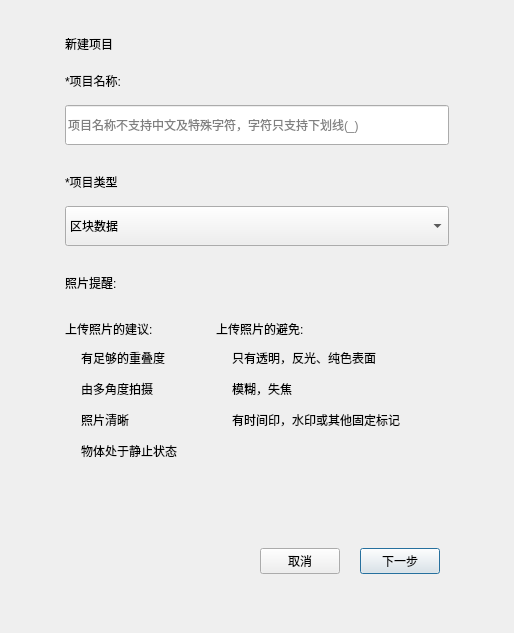
           <widget class="QWidget" name="page_new_project">
            <layout class="QVBoxLayout" name="verticalLayout_4">
             <property name="spacing">
              <number>10</number>
             </property>
             <property name="leftMargin">
              <number>65</number>
             </property>
             <property name="topMargin">
              <number>35</number>
             </property>
             <property name="rightMargin">
              <number>65</number>
             </property>
             <property name="bottomMargin">
              <number>10</number>
             </property>
             <item>
              <widget class="StyleLabel16" name="label_new_project">
               <property name="text">
                <string>新建项目</string>
               </property>
              </widget>
             </item>
             <item>
              <layout class="QVBoxLayout" name="verticalLayout_3">
               <property name="spacing">
                <number>15</number>
               </property>
               <property name="topMargin">
                <number>9</number>
               </property>
               <property name="bottomMargin">
                <number>9</number>
               </property>
               <item>
                <widget class="StyleLabel14" name="label_proj">
                 <property name="text">
                  <string>*项目名称:</string>
                 </property>
                </widget>
               </item>
               <item>
                <widget class="QLineEdit" name="lineEditProject">
                 <property name="sizePolicy">
                  <sizepolicy hsizetype="Preferred" vsizetype="Fixed">
                   <horstretch>0</horstretch>
                   <verstretch>0</verstretch>
                  </sizepolicy>
                 </property>
                 <property name="minimumSize">
                  <size>
                   <width>150</width>
                   <height>40</height>
                  </size>
                 </property>
                 <property name="maximumSize">
                  <size>
                   <width>16777215</width>
                   <height>40</height>
                  </size>
                 </property>
                 <property name="maxLength">
                  <number>80</number>
                 </property>
                 <property name="placeholderText">
                  <string>项目名称不支持中文及特殊字符，字符只支持下划线(_)</string>
                 </property>
                </widget>
               </item>
              </layout>
             </item>
             <item>
              <layout class="QVBoxLayout" name="verticalLayout_43">
               <property name="spacing">
                <number>15</number>
               </property>
               <property name="topMargin">
                <number>9</number>
               </property>
               <property name="bottomMargin">
                <number>9</number>
               </property>
               <item>
                <widget class="StyleLabel14" name="label_proj_type">
                 <property name="text">
                  <string>*项目类型</string>
                 </property>
                </widget>
               </item>
               <item>
                <widget class="ComboBox" name="comboProjectType">
                 <property name="minimumSize">
                  <size>
                   <width>0</width>
                   <height>40</height>
                  </size>
                 </property>
                 <property name="maximumSize">
                  <size>
                   <width>16777215</width>
                   <height>40</height>
                  </size>
                 </property>
                 <item>
                  <property name="text">
                   <string>区块数据</string>
                  </property>
                 </item>
                </widget>
               </item>
              </layout>
             </item>
             <item>
              <layout class="QVBoxLayout" name="verticalLayout_44">
               <property name="topMargin">
                <number>9</number>
               </property>
               <property name="rightMargin">
                <number>0</number>
               </property>
               <property name="bottomMargin">
                <number>9</number>
               </property>
               <item>
                <widget class="StyleLabel14" name="label_image_note">
                 <property name="text">
                  <string>照片提醒:</string>
                 </property>
                </widget>
               </item>
               <item>
                <layout class="QHBoxLayout" name="horizontalLayout_5">
                 <property name="spacing">
                  <number>30</number>
                 </property>
                 <property name="leftMargin">
                  <number>0</number>
                 </property>
                 <property name="topMargin">
                  <number>9</number>
                 </property>
                 <property name="rightMargin">
                  <number>0</number>
                 </property>
                 <property name="bottomMargin">
                  <number>9</number>
                 </property>
                 <item>
                  <layout class="QVBoxLayout" name="verticalLayout_45">
                   <property name="spacing">
                    <number>9</number>
                   </property>
                   <property name="leftMargin">
                    <number>0</number>
                   </property>
                   <property name="topMargin">
                    <number>9</number>
                   </property>
                   <property name="rightMargin">
                    <number>0</number>
                   </property>
                   <property name="bottomMargin">
                    <number>9</number>
                   </property>
                   <item>
                    <widget class="QLabel" name="label_4">
                     <property name="text">
                      <string>上传照片的建议:</string>
                     </property>
                    </widget>
                   </item>
                   <item>
                    <layout class="QHBoxLayout" name="horizontalLayout_8">
                     <property name="topMargin">
                      <number>2</number>
                     </property>
                     <property name="bottomMargin">
                      <number>2</number>
                     </property>
                     <item>
                      <widget class="QLabel" name="label_5">
                       <property name="text">
                        <string/>
                       </property>
                       <property name="pixmap">
                        <pixmap resource="../themes/green/green.qrc">:/icon/images/icon/valid.png</pixmap>
                       </property>
                      </widget>
                     </item>
                     <item>
                      <widget class="QLabel" name="label_6">
                       <property name="sizePolicy">
                        <sizepolicy hsizetype="Expanding" vsizetype="Preferred">
                         <horstretch>0</horstretch>
                         <verstretch>0</verstretch>
                        </sizepolicy>
                       </property>
                       <property name="text">
                        <string>有足够的重叠度</string>
                       </property>
                      </widget>
                     </item>
                    </layout>
                   </item>
                   <item>
                    <layout class="QHBoxLayout" name="horizontalLayout_9">
                     <property name="topMargin">
                      <number>2</number>
                     </property>
                     <property name="bottomMargin">
                      <number>2</number>
                     </property>
                     <item>
                      <widget class="QLabel" name="label_7">
                       <property name="text">
                        <string/>
                       </property>
                       <property name="pixmap">
                        <pixmap resource="../themes/green/green.qrc">:/icon/images/icon/valid.png</pixmap>
                       </property>
                      </widget>
                     </item>
                     <item>
                      <widget class="QLabel" name="label_12">
                       <property name="sizePolicy">
                        <sizepolicy hsizetype="Expanding" vsizetype="Preferred">
                         <horstretch>0</horstretch>
                         <verstretch>0</verstretch>
                        </sizepolicy>
                       </property>
                       <property name="text">
                        <string>由多角度拍摄</string>
                       </property>
                      </widget>
                     </item>
                    </layout>
                   </item>
                   <item>
                    <layout class="QHBoxLayout" name="horizontalLayout_10">
                     <property name="topMargin">
                      <number>2</number>
                     </property>
                     <property name="bottomMargin">
                      <number>2</number>
                     </property>
                     <item>
                      <widget class="QLabel" name="label_13">
                       <property name="text">
                        <string/>
                       </property>
                       <property name="pixmap">
                        <pixmap resource="../themes/green/green.qrc">:/icon/images/icon/valid.png</pixmap>
                       </property>
                      </widget>
                     </item>
                     <item>
                      <widget class="QLabel" name="label_18">
                       <property name="sizePolicy">
                        <sizepolicy hsizetype="Expanding" vsizetype="Preferred">
                         <horstretch>0</horstretch>
                         <verstretch>0</verstretch>
                        </sizepolicy>
                       </property>
                       <property name="text">
                        <string>照片清晰</string>
                       </property>
                      </widget>
                     </item>
                    </layout>
                   </item>
                   <item>
                    <layout class="QHBoxLayout" name="horizontalLayout_11">
                     <property name="topMargin">
                      <number>2</number>
                     </property>
                     <property name="bottomMargin">
                      <number>2</number>
                     </property>
                     <item>
                      <widget class="QLabel" name="label_19">
                       <property name="text">
                        <string/>
                       </property>
                       <property name="pixmap">
                        <pixmap resource="../themes/green/green.qrc">:/icon/images/icon/valid.png</pixmap>
                       </property>
                      </widget>
                     </item>
                     <item>
                      <widget class="QLabel" name="label_25">
                       <property name="sizePolicy">
                        <sizepolicy hsizetype="Expanding" vsizetype="Preferred">
                         <horstretch>0</horstretch>
                         <verstretch>0</verstretch>
                        </sizepolicy>
                       </property>
                       <property name="text">
                        <string>物体处于静止状态</string>
                       </property>
                      </widget>
                     </item>
                    </layout>
                   </item>
                   <item>
                    <spacer name="verticalSpacer_8">
                     <property name="orientation">
                      <enum>Qt::Vertical</enum>
                     </property>
                     <property name="sizeHint" stdset="0">
                      <size>
                       <width>20</width>
                       <height>40</height>
                      </size>
                     </property>
                    </spacer>
                   </item>
                  </layout>
                 </item>
                 <item>
                  <layout class="QVBoxLayout" name="verticalLayout_46">
                   <property name="spacing">
                    <number>9</number>
                   </property>
                   <property name="leftMargin">
                    <number>9</number>
                   </property>
                   <property name="topMargin">
                    <number>9</number>
                   </property>
                   <property name="rightMargin">
                    <number>9</number>
                   </property>
                   <property name="bottomMargin">
                    <number>9</number>
                   </property>
                   <item>
                    <widget class="QLabel" name="label_26">
                     <property name="text">
                      <string>上传照片的避免:</string>
                     </property>
                    </widget>
                   </item>
                   <item>
                    <layout class="QHBoxLayout" name="horizontalLayout_12">
                     <property name="topMargin">
                      <number>2</number>
                     </property>
                     <property name="bottomMargin">
                      <number>2</number>
                     </property>
                     <item>
                      <widget class="QLabel" name="label_27">
                       <property name="text">
                        <string/>
                       </property>
                       <property name="pixmap">
                        <pixmap resource="../themes/green/green.qrc">:/icon/images/icon/invalid.png</pixmap>
                       </property>
                      </widget>
                     </item>
                     <item>
                      <widget class="QLabel" name="label_28">
                       <property name="sizePolicy">
                        <sizepolicy hsizetype="Expanding" vsizetype="Preferred">
                         <horstretch>0</horstretch>
                         <verstretch>0</verstretch>
                        </sizepolicy>
                       </property>
                       <property name="text">
                        <string>只有透明，反光、纯色表面</string>
                       </property>
                      </widget>
                     </item>
                    </layout>
                   </item>
                   <item>
                    <layout class="QHBoxLayout" name="horizontalLayout_26">
                     <property name="topMargin">
                      <number>2</number>
                     </property>
                     <property name="bottomMargin">
                      <number>2</number>
                     </property>
                     <item>
                      <widget class="QLabel" name="label_29">
                       <property name="text">
                        <string/>
                       </property>
                       <property name="pixmap">
                        <pixmap resource="../themes/green/green.qrc">:/icon/images/icon/invalid.png</pixmap>
                       </property>
                      </widget>
                     </item>
                     <item>
                      <widget class="QLabel" name="label_31">
                       <property name="sizePolicy">
                        <sizepolicy hsizetype="Expanding" vsizetype="Preferred">
                         <horstretch>0</horstretch>
                         <verstretch>0</verstretch>
                        </sizepolicy>
                       </property>
                       <property name="text">
                        <string>模糊，失焦</string>
                       </property>
                      </widget>
                     </item>
                    </layout>
                   </item>
                   <item>
                    <layout class="QHBoxLayout" name="horizontalLayout_29">
                     <property name="topMargin">
                      <number>2</number>
                     </property>
                     <property name="bottomMargin">
                      <number>2</number>
                     </property>
                     <item>
                      <widget class="QLabel" name="label_32">
                       <property name="text">
                        <string/>
                       </property>
                       <property name="pixmap">
                        <pixmap resource="../themes/green/green.qrc">:/icon/images/icon/invalid.png</pixmap>
                       </property>
                      </widget>
                     </item>
                     <item>
                      <widget class="QLabel" name="label_33">
                       <property name="sizePolicy">
                        <sizepolicy hsizetype="Expanding" vsizetype="Preferred">
                         <horstretch>0</horstretch>
                         <verstretch>0</verstretch>
                        </sizepolicy>
                       </property>
                       <property name="text">
                        <string>有时间印，水印或其他固定标记</string>
                       </property>
                      </widget>
                     </item>
                    </layout>
                   </item>
                   <item>
                    <spacer name="verticalSpacer_7">
                     <property name="orientation">
                      <enum>Qt::Vertical</enum>
                     </property>
                     <property name="sizeHint" stdset="0">
                      <size>
                       <width>20</width>
                       <height>40</height>
                      </size>
                     </property>
                    </spacer>
                   </item>
                  </layout>
                 </item>
                 <item>
                  <spacer name="horizontalSpacer_6">
                   <property name="orientation">
                    <enum>Qt::Horizontal</enum>
                   </property>
                   <property name="sizeHint" stdset="0">
                    <size>
                     <width>40</width>
                     <height>20</height>
                    </size>
                   </property>
                  </spacer>
                 </item>
                </layout>
               </item>
              </layout>
             </item>
             <item>
              <layout class="QHBoxLayout" name="horizontalLayout_32">
               <property name="spacing">
                <number>20</number>
               </property>
               <property name="leftMargin">
                <number>9</number>
               </property>
               <property name="topMargin">
                <number>9</number>
               </property>
               <property name="rightMargin">
                <number>9</number>
               </property>
               <property name="bottomMargin">
                <number>9</number>
               </property>
               <item>
                <spacer name="horizontalSpacer_22">
                 <property name="orientation">
                  <enum>Qt::Horizontal</enum>
                 </property>
                 <property name="sizeHint" stdset="0">
                  <size>
                   <width>40</width>
                   <height>20</height>
                  </size>
                 </property>
                </spacer>
               </item>
               <item>
                <widget class="StyleButton90" name="btnCancelJob">
                 <property name="text">
                  <string>取消</string>
                 </property>
                </widget>
               </item>
               <item>
                <widget class="StyleButton90" name="btnJobNext">
                 <property name="text">
                  <string>下一步</string>
                 </property>
                 <property name="default">
                  <bool>true</bool>
                 </property>
                </widget>
               </item>
              </layout>
             </item>
             <item>
              <spacer name="verticalSpacer_3">
               <property name="orientation">
                <enum>Qt::Vertical</enum>
               </property>
               <property name="sizeHint" stdset="0">
                <size>
                 <width>20</width>
                 <height>40</height>
                </size>
               </property>
              </spacer>
             </item>
            </layout>
           </widget>
